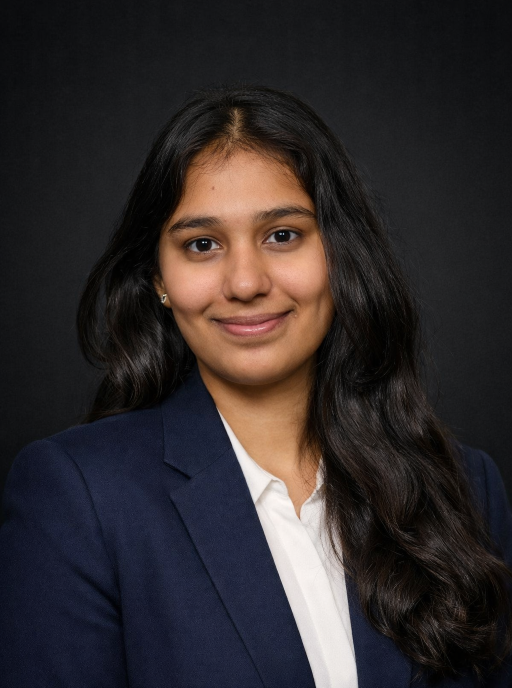
#> input picture images/user.jpg, 1024 x 1375 px (shown at 1/2 size)
$ python tools-make-cutout.py
#> lines starting #> are read from the running program, lines starting #| are printed output that depends on the picture; after the words box and inside, x2 and y2 are one past the last pixel; in counts of white or black regions, pixels touching at a corner belong together
# -*- coding: utf-8 -*-
"""Lift the subject out of images/user.jpg into a transparent cut-out.

Colour alone cannot do it: the studio backdrop (luminance 11-26) and her
hair (3-57) overlap almost entirely. Three tests together can -

  neutral   the backdrop is grey; the blazer is navy and skin is warm
  dark      the backdrop never exceeds ~26, so a cap keeps the white
            shirt out of the fill
  smooth    the backdrop is a smooth gradient (roughness 1-2) while hair
            is textured (4-27), which is what saves the hair

Run: python3 tools-make-cutout.py   ->  images/kanishka-cutout.webp
"""
import collections
import os

from PIL import Image, ImageFilter

HERE = os.path.dirname(os.path.abspath(__file__))
SRC = os.path.join(HERE, "images", "user.jpg")
DST = os.path.join(HERE, "images", "kanishka-cutout.webp")

TOL = 11        # how far the fill may step in one move
MAX_LUM = 70    # brighter than this is never backdrop
MAX_ROUGH = 6   # rougher than this is never backdrop

im = Image.open(SRC).convert("RGB")
#> im is the input picture: PIL image 1024x1375 RGB; mean R, G, B 48.3, 42.4, 43.2
im.thumbnail((520, 520))
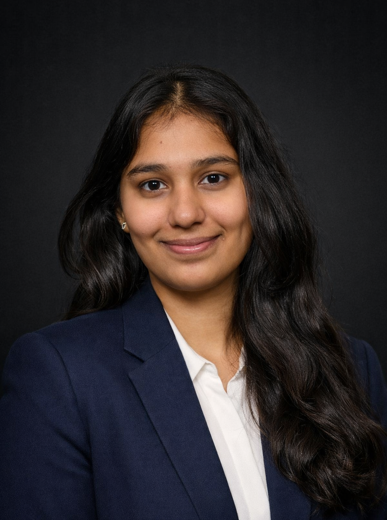
#> im: PIL image 387x520 RGB; mean R, G, B 48.3, 42.4, 43.2
w, h = im.size
#> w = 387; h = 520
px = im.load()

gray = im.convert("L")
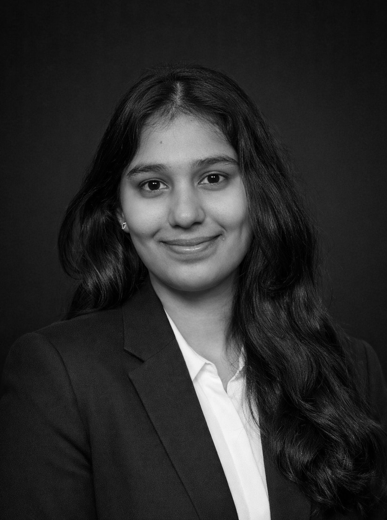
#> gray: PIL image 387x520 L; min 0, max 249, mean 44.3
blur = gray.filter(ImageFilter.GaussianBlur(2.2))
g, b = gray.load(), blur.load()
fine = [[abs(g[x, y] - b[x, y]) for y in range(h)] for x in range(w)]
#> fine = 387 items
rough = [[max(fine[min(w - 1, max(0, x + dx))][min(h - 1, max(0, y + dy))]
              for dx in (-2, 0, 2) for dy in (-2, 0, 2)) for y in range(h)]
         for x in range(w)]
#> rough = 387 items


def backdrop(x, y):
    r, gg, bb = px[x, y]
    return (max(r, gg, bb) - min(r, gg, bb) <= 20 and abs(r - bb) <= 16
            and g[x, y] <= MAX_LUM and rough[x][y] <= MAX_ROUGH)


bg = bytearray(w * h)
q = collections.deque()
for x in range(w):
    for y in (0, h - 1):
        if backdrop(x, y) and not bg[y * w + x]:
            bg[y * w + x] = 1
            q.append((x, y))
#> this loop made 387 passes
for y in range(h):
    for x in (0, w - 1):
        if backdrop(x, y) and not bg[y * w + x]:
            bg[y * w + x] = 1
            q.append((x, y))
#> this loop made 520 passes

while q:
    x, y = q.popleft()
    r0, g0, b0 = px[x, y]
    for dx, dy in ((1, 0), (-1, 0), (0, 1), (0, -1)):
        nx, ny = x + dx, y + dy
        if 0 <= nx < w and 0 <= ny < h and not bg[ny * w + nx]:
            r, gg, bb = px[nx, ny]
            if abs(r - r0) + abs(gg - g0) + abs(bb - b0) < TOL and backdrop(nx, ny):
                bg[ny * w + nx] = 1
                q.append((nx, ny))

mask = Image.frombytes("L", (w, h), bytes(255 if not v else 0 for v in bg))
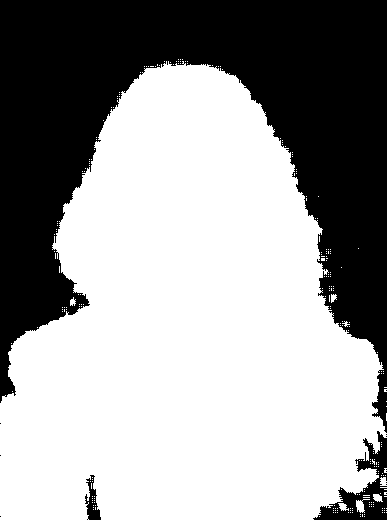
#> mask: PIL image 387x520 L; 62.2% white; 14 black regions (11 under 20 px), largest, box (x1, y1, x2, y2) and area: (0, 0, 387, 433) 73530, (313, 431, 387, 520) 2219, (85, 475, 101, 520) 353
mask = mask.filter(ImageFilter.MaxFilter(5)).filter(ImageFilter.MinFilter(5))
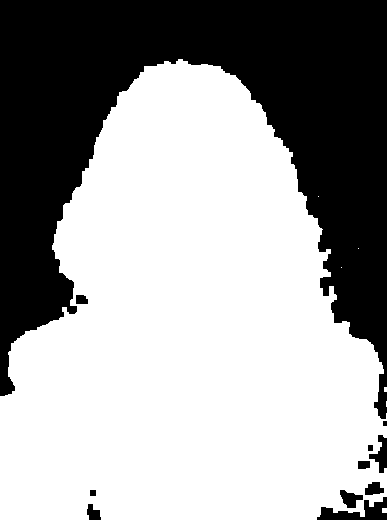
#> mask: PIL image 387x520 L; 63% white; 11 black regions, largest, box (x1, y1, x2, y2) and area: (0, 0, 387, 419) 72414, (317, 497, 387, 520) 778, (369, 435, 387, 473) 331
mask = mask.filter(ImageFilter.MedianFilter(5)).filter(ImageFilter.GaussianBlur(0.9))

out = im.convert("RGBA")
out.putalpha(mask)
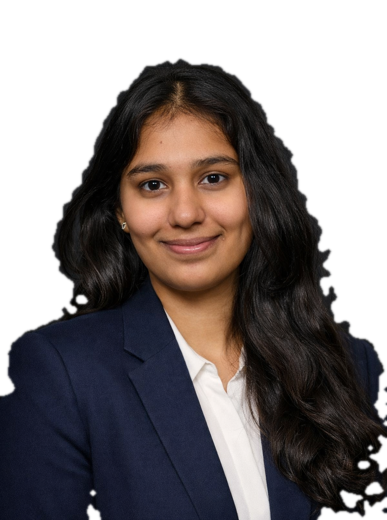
#> out: PIL image 387x520 RGBA; mean R, G, B, A 48.3, 42.4, 43.2, 160.8; transparent parts drawn white
out = out.crop(mask.point(lambda v: 255 if v > 40 else 0).getbbox())
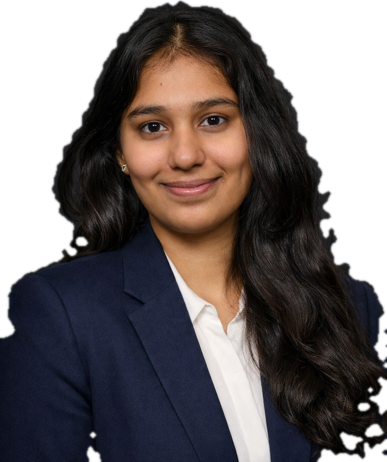
#> out: PIL image 387x462 RGBA; mean R, G, B, A 51.9, 45.2, 45.8, 181; transparent parts drawn white
out.thumbnail((300, 300))
#> out: PIL image 251x300 RGBA
out.save(DST, quality=80, method=6)
print("wrote %s %s (%dKB)"
      % (os.path.relpath(DST, HERE), out.size, os.path.getsize(DST) // 1024))
#| wrote images/kanishka-cutout.webp (251, 300) (8KB)
